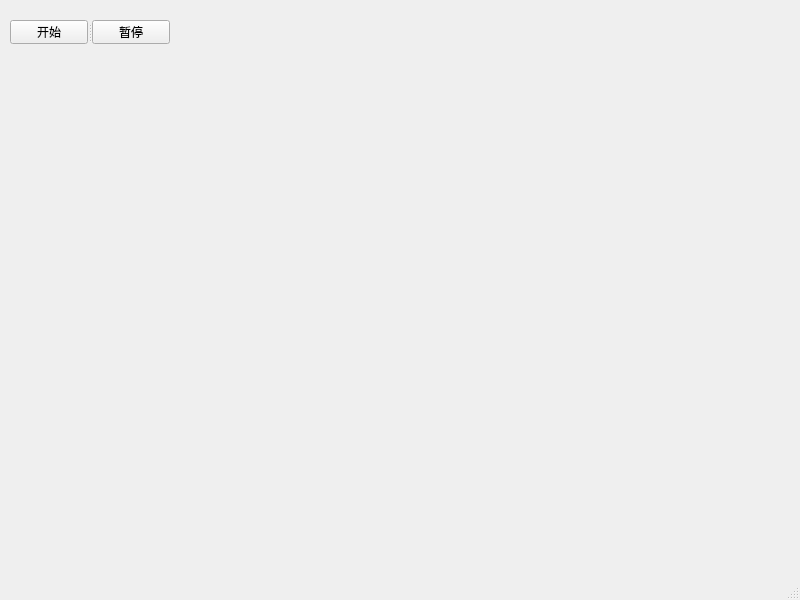
<?xml version="1.0" encoding="UTF-8"?>
<ui version="4.0">
 <class>MainWindow</class>
 <widget class="QMainWindow" name="MainWindow">
  <property name="geometry">
   <rect>
    <x>0</x>
    <y>0</y>
    <width>800</width>
    <height>600</height>
   </rect>
  </property>
  <property name="windowTitle">
   <string>MainWindow</string>
  </property>
  <widget class="QWidget" name="centralwidget">
   <widget class="QSplitter" name="splitter">
    <property name="geometry">
     <rect>
      <x>10</x>
      <y>20</y>
      <width>160</width>
      <height>24</height>
     </rect>
    </property>
    <property name="orientation">
     <enum>Qt::Horizontal</enum>
    </property>
    <widget class="QPushButton" name="pushButton">
     <property name="text">
      <string>开始</string>
     </property>
    </widget>
    <widget class="QPushButton" name="pushButton_2">
     <property name="text">
      <string>暂停</string>
     </property>
    </widget>
   </widget>
  </widget>
  <widget class="QMenuBar" name="menubar">
   <property name="geometry">
    <rect>
     <x>0</x>
     <y>0</y>
     <width>800</width>
     <height>21</height>
    </rect>
   </property>
  </widget>
  <widget class="QStatusBar" name="statusbar"/>
 </widget>
 <resources/>
 <connections/>
</ui>
